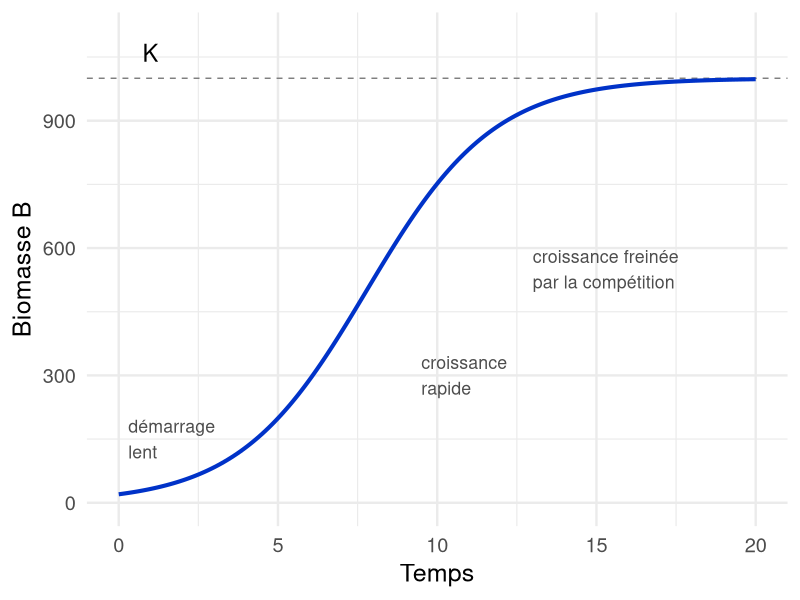
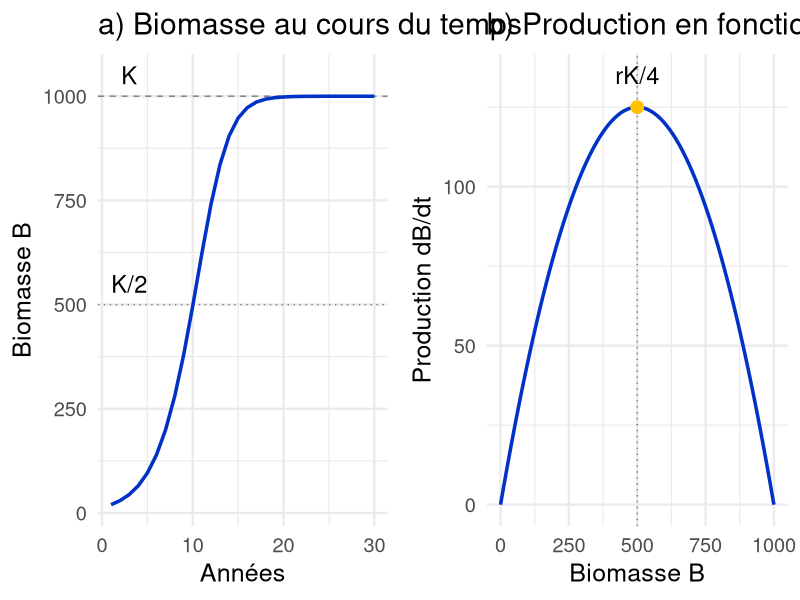
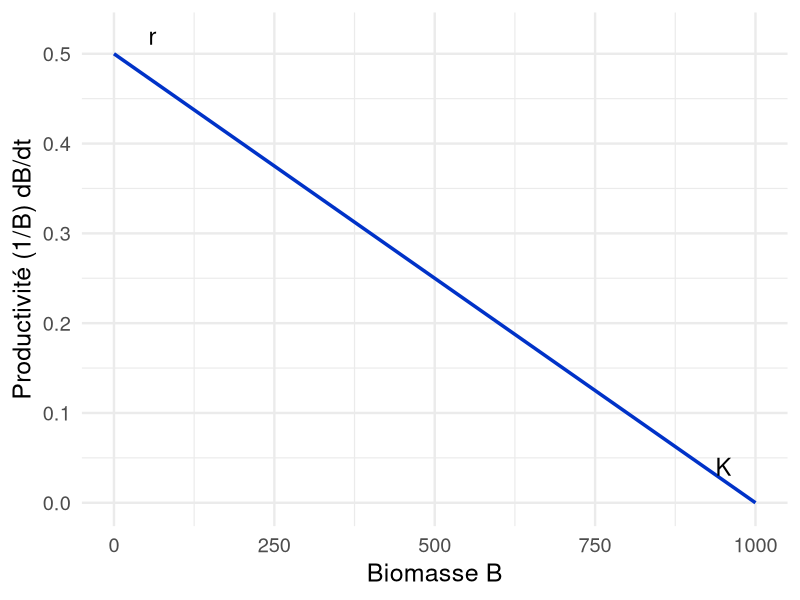
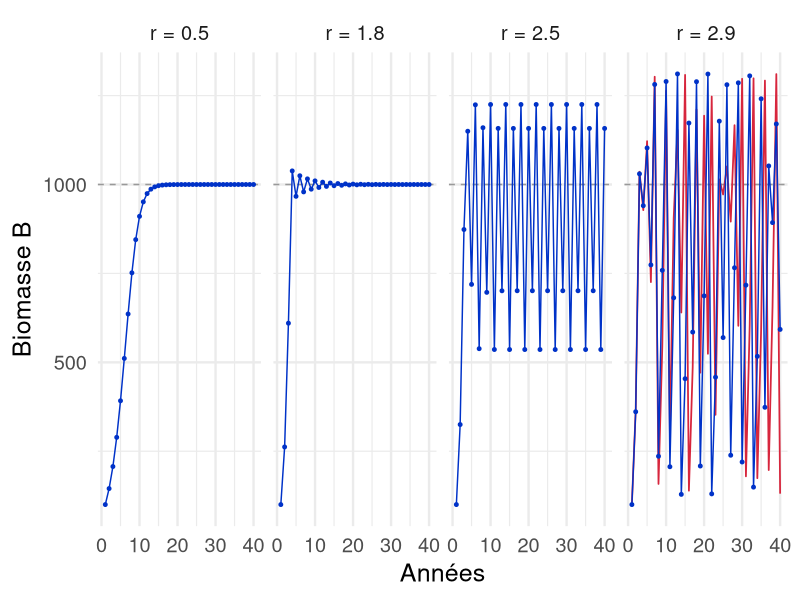
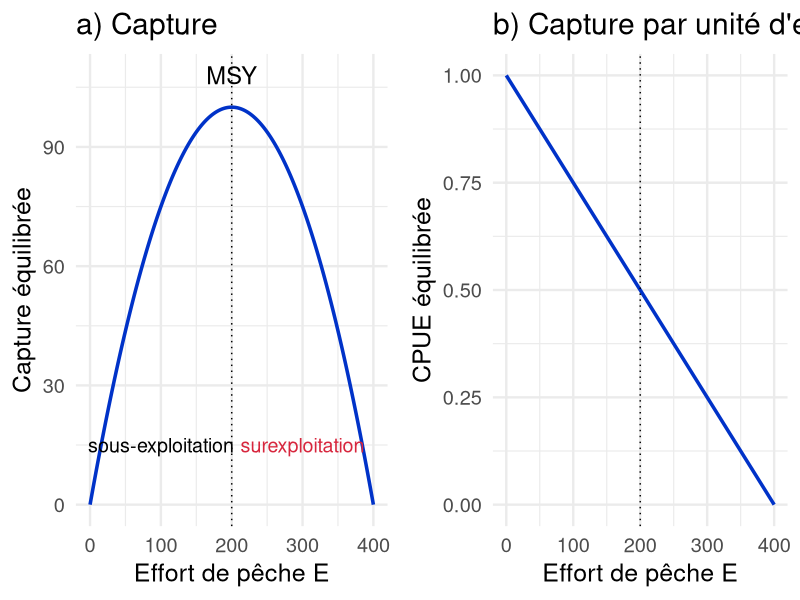
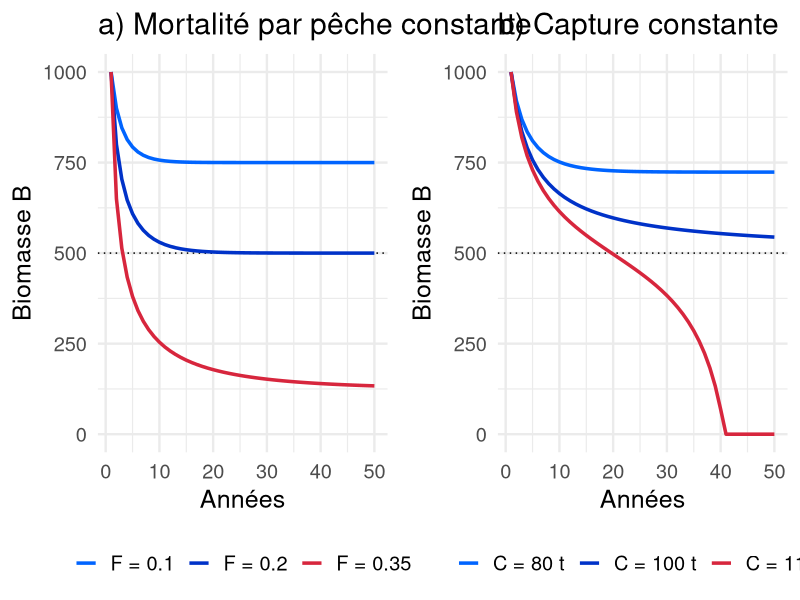
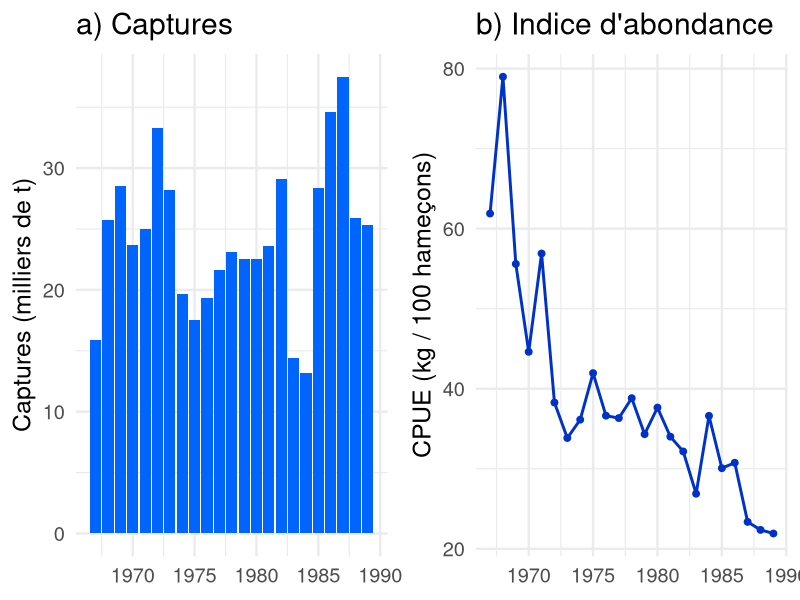
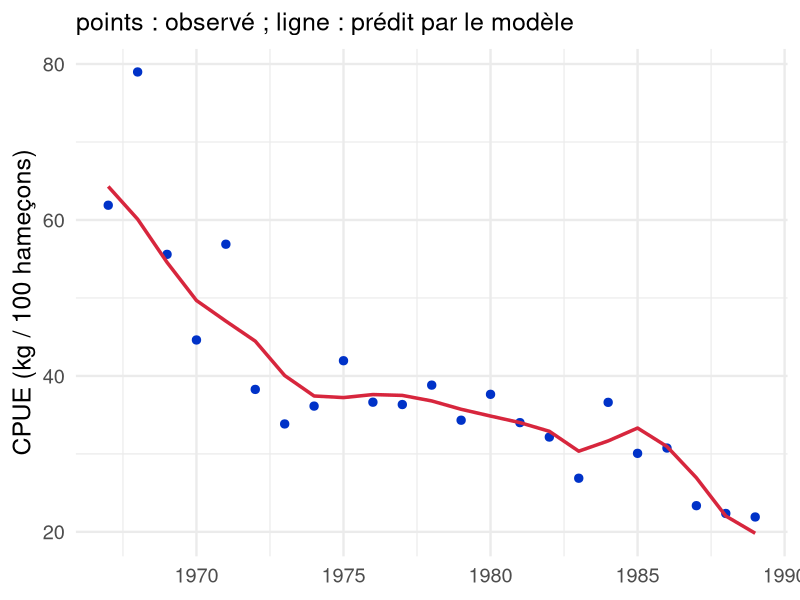

Reproduce these figures in R, in order.
## ---- chunk 1
#| label: setup
library(ggplot2)

ifr_bleu_fonce <- "#0032C8"
ifr_bleu <- "#0064FF"
ifr_jaune <- "#FFC000"
ifr_rouge <- "#D7263D"
theme_set(theme_minimal(base_size = 18))

# Simulation du modèle de Schaefer discret, à capture constante (C)
# ou à mortalité par pêche constante (F)
schaefer_sim <- function(r, K, B0, C = 0, F = NULL, n = 50) {
  B <- numeric(n)
  B[1] <- B0
  for (t in 1:(n - 1)) {
    Y <- if (is.null(F)) C else F * B[t]
    B[t + 1] <- max(B[t] + r * B[t] * (1 - B[t] / K) - Y, 0)
  }
  data.frame(annee = 1:n, B = B)
}

# Germon de l'Atlantique Sud (Polacheck et al. 1993)
# captures en milliers de tonnes, CPUE en kg pour 100 hameçons
germon <- data.frame(
  annee = 1967:1989,
  capture = c(15.9, 25.7, 28.5, 23.7, 25.0, 33.3, 28.2, 19.7, 17.5, 19.3,
              21.6, 23.1, 22.5, 22.5, 23.6, 29.1, 14.4, 13.2, 28.4, 34.6,
              37.5, 25.9, 25.3),
  pue = c(61.89, 78.98, 55.59, 44.61, 56.89, 38.27, 33.84, 36.13, 41.95,
          36.63, 36.33, 38.82, 34.32, 37.64, 34.01, 32.16, 26.88, 36.61,
          30.07, 30.75, 23.36, 22.36, 21.91)
)

# Somme des carrés des résidus (en log) entre CPUE observée et prédite
# Hypothèse : le stock est vierge en 1967 (B1 = K)
sce_schaefer <- function(par, data, detail = FALSE) {
  r <- exp(par[1]); K <- exp(par[2]); q <- exp(par[3])
  n <- nrow(data)
  B <- numeric(n)
  B[1] <- K
  for (t in 1:(n - 1)) {
    B[t + 1] <- max(B[t] + r * B[t] * (1 - B[t] / K) - data$capture[t], 1e-3)
  }
  res <- log(data$pue) - log(q * B)
  if (detail) return(list(r = r, K = K, q = q, B = B, pue_pred = q * B))
  sum(res^2)
}
ajust <- optim(log(c(0.3, 250, 0.25)), sce_schaefer, data = germon,
               control = list(maxit = 5000))
ajust <- optim(ajust$par, sce_schaefer, data = germon, method = "BFGS")
fit <- sce_schaefer(ajust$par, germon, detail = TRUE)
msy <- fit$r * fit$K / 4
bmsy <- fit$K / 2
fmsy <- fit$r / 2
## ---- chunk 2
#| label: g-verhulst
#| fig-width: 6
#| fig-height: 4.2
# Solution exacte de l'équation logistique en temps continu
r0 <- 0.5; K0 <- 1000; B0 <- 20
verhulst <- data.frame(t = seq(0, 20, length.out = 200))
verhulst$B <- K0 / (1 + (K0 - B0) / B0 * exp(-r0 * verhulst$t))
ggplot(verhulst, aes(t, B)) +
  geom_hline(yintercept = K0, linetype = "dashed", colour = "grey50") +
  geom_line(colour = ifr_bleu_fonce, linewidth = 1.4) +
  annotate("text", x = 1, y = K0 * 1.06, label = "K", size = 6) +
  annotate("text", x = 13, y = K0 * 0.55, label = "croissance freinée\npar la compétition",
           size = 4.5, hjust = 0, colour = "grey30") +
  annotate("text", x = 9.5, y = K0 * 0.3, label = "croissance\nrapide",
           size = 4.5, hjust = 0, colour = "grey30") +
  annotate("text", x = 0.3, y = K0 * 0.15, label = "démarrage\nlent",
           size = 4.5, hjust = 0, colour = "grey30") +
  scale_y_continuous(limits = c(0, K0 * 1.1)) +
  labs(x = "Temps", y = "Biomasse B")
## ---- chunk 3
#| label: g-logistique
#| fig-width: 12
#| fig-height: 4.6
r0 <- 0.5; K0 <- 1000
traj <- schaefer_sim(r0, K0, 20, n = 30)
p1 <- ggplot(traj, aes(annee, B)) +
  geom_hline(yintercept = c(K0, K0 / 2), linetype = c("dashed", "dotted"), colour = "grey50") +
  geom_line(colour = ifr_bleu_fonce, linewidth = 1.2) +
  annotate("text", x = 3, y = K0 * 1.05, label = "K", size = 6) +
  annotate("text", x = 3, y = K0 / 2 * 1.1, label = "K/2", size = 6) +
  labs(x = "Années", y = "Biomasse B", title = "a) Biomasse au cours du temps")
prod <- data.frame(B = seq(0, K0, length.out = 200))
prod$P <- r0 * prod$B * (1 - prod$B / K0)
p2 <- ggplot(prod, aes(B, P)) +
  geom_line(colour = ifr_bleu_fonce, linewidth = 1.2) +
  geom_vline(xintercept = K0 / 2, linetype = "dotted", colour = "grey50") +
  annotate("point", x = K0 / 2, y = r0 * K0 / 4, size = 4, colour = ifr_jaune) +
  annotate("text", x = K0 / 2, y = r0 * K0 / 4 * 1.08, label = "rK/4", size = 6) +
  labs(x = "Biomasse B", y = "Production dB/dt", title = "b) Production en fonction de B")
grid::grid.newpage()
grid::pushViewport(grid::viewport(layout = grid::grid.layout(1, 2)))
print(p1, vp = grid::viewport(layout.pos.row = 1, layout.pos.col = 1))
print(p2, vp = grid::viewport(layout.pos.row = 1, layout.pos.col = 2))
## ---- chunk 4
#| label: g-productivite
#| fig-width: 6
#| fig-height: 4.8
prod$prodind <- r0 * (1 - prod$B / K0)
ggplot(prod, aes(B, prodind)) +
  geom_line(colour = ifr_bleu_fonce, linewidth = 1.2) +
  annotate("text", x = 60, y = r0 * 1.04, label = "r", size = 6) +
  annotate("text", x = K0 * 0.95, y = 0.04, label = "K", size = 6) +
  labs(x = "Biomasse B", y = "Productivité (1/B) dB/dt")
## ---- chunk 5
#| label: g-chaos
#| fig-width: 12
#| fig-height: 3.6
d_chaos <- do.call(rbind, lapply(c(0.5, 1.8, 2.5, 2.9), function(rr)
  cbind(schaefer_sim(rr, 1000, 100, n = 40), r = paste("r =", rr))))
# Sensibilité aux conditions initiales : même r = 2,9, départ à 101 au lieu de 100
d_proche <- cbind(schaefer_sim(2.9, 1000, 101, n = 40), r = "r = 2.9")
ggplot(d_chaos, aes(annee, B)) +
  geom_hline(yintercept = 1000, linetype = "dashed", colour = "grey60") +
  geom_line(data = d_proche, colour = ifr_rouge, linewidth = 0.6) +
  geom_line(colour = ifr_bleu_fonce) +
  geom_point(colour = ifr_bleu_fonce, size = 1) +
  facet_wrap(~ r, nrow = 1) +
  labs(x = "Années", y = "Biomasse B")
## ---- chunk 6
#| label: g-equilibre
#| fig-width: 12
#| fig-height: 4.8
r0 <- 0.4; K0 <- 1000; q0 <- 0.001
eq <- data.frame(E = seq(0, r0 / q0, length.out = 200))
eq$F <- q0 * eq$E
eq$B <- K0 * (1 - eq$F / r0)
eq$C <- eq$F * eq$B
eq$U <- q0 * eq$B
emsy <- r0 / (2 * q0)
p1 <- ggplot(eq, aes(E, C)) +
  geom_line(colour = ifr_bleu_fonce, linewidth = 1.2) +
  geom_vline(xintercept = emsy, linetype = "dotted") +
  annotate("text", x = emsy, y = r0 * K0 / 4 * 1.08, label = "MSY", size = 6) +
  annotate("text", x = emsy * 0.5, y = 15, label = "sous-exploitation", size = 5) +
  annotate("text", x = emsy * 1.5, y = 15, label = "surexploitation", size = 5, colour = ifr_rouge) +
  labs(x = "Effort de pêche E", y = "Capture équilibrée", title = "a) Capture")
p2 <- ggplot(eq, aes(E, U)) +
  geom_line(colour = ifr_bleu_fonce, linewidth = 1.2) +
  geom_vline(xintercept = emsy, linetype = "dotted") +
  labs(x = "Effort de pêche E", y = "CPUE équilibrée", title = "b) Capture par unité d'effort")
grid::grid.newpage()
grid::pushViewport(grid::viewport(layout = grid::grid.layout(1, 2)))
print(p1, vp = grid::viewport(layout.pos.row = 1, layout.pos.col = 1))
print(p2, vp = grid::viewport(layout.pos.row = 1, layout.pos.col = 2))
## ---- chunk 7
#| label: g-scenarios
#| fig-width: 12
#| fig-height: 4.6
r0 <- 0.4; K0 <- 1000
dF <- do.call(rbind, lapply(c(0.1, 0.2, 0.35), function(f)
  cbind(schaefer_sim(r0, K0, K0, F = f), scen = paste0("F = ", f))))
dC <- do.call(rbind, lapply(c(80, 100, 110), function(cc)
  cbind(schaefer_sim(r0, K0, K0, C = cc), scen = paste0("C = ", cc, " t"))))
dC$scen <- factor(dC$scen, levels = paste0("C = ", c(80, 100, 110), " t"))
p1 <- ggplot(dF, aes(annee, B, colour = scen)) +
  geom_hline(yintercept = K0 / 2, linetype = "dotted") +
  geom_line(linewidth = 1.2) +
  scale_colour_manual(values = c(ifr_bleu, ifr_bleu_fonce, ifr_rouge)) +
  ylim(0, K0) +
  labs(x = "Années", y = "Biomasse B", colour = NULL,
       title = "a) Mortalité par pêche constante") +
  theme(legend.position = "bottom")
p2 <- ggplot(dC, aes(annee, B, colour = scen)) +
  geom_hline(yintercept = K0 / 2, linetype = "dotted") +
  geom_line(linewidth = 1.2) +
  scale_colour_manual(values = c(ifr_bleu, ifr_bleu_fonce, ifr_rouge)) +
  ylim(0, K0) +
  labs(x = "Années", y = "Biomasse B", colour = NULL,
       title = "b) Capture constante") +
  theme(legend.position = "bottom")
grid::grid.newpage()
grid::pushViewport(grid::viewport(layout = grid::grid.layout(1, 2)))
print(p1, vp = grid::viewport(layout.pos.row = 1, layout.pos.col = 1))
print(p2, vp = grid::viewport(layout.pos.row = 1, layout.pos.col = 2))
## ---- chunk 8
#| label: g-germon-donnees
#| fig-width: 12
#| fig-height: 4.6
p1 <- ggplot(germon, aes(annee, capture)) +
  geom_col(fill = ifr_bleu) +
  labs(x = NULL, y = "Captures (milliers de t)", title = "a) Captures")
p2 <- ggplot(germon, aes(annee, pue)) +
  geom_line(colour = ifr_bleu_fonce, linewidth = 1) +
  geom_point(colour = ifr_bleu_fonce, size = 2) +
  labs(x = NULL, y = "CPUE (kg / 100 hameçons)", title = "b) Indice d'abondance")
grid::grid.newpage()
grid::pushViewport(grid::viewport(layout = grid::grid.layout(1, 2)))
print(p1, vp = grid::viewport(layout.pos.row = 1, layout.pos.col = 1))
print(p2, vp = grid::viewport(layout.pos.row = 1, layout.pos.col = 2))
## ---- chunk 9
#| label: g-germon-ajust
#| fig-width: 7
#| fig-height: 5
res <- data.frame(annee = germon$annee, obs = germon$pue, pred = fit$pue_pred)
ggplot(res, aes(annee)) +
  geom_point(aes(y = obs), colour = ifr_bleu_fonce, size = 2.5) +
  geom_line(aes(y = pred), colour = ifr_rouge, linewidth = 1.2) +
  labs(x = NULL, y = "CPUE (kg / 100 hameçons)",
       subtitle = "points : observé ; ligne : prédit par le modèle")
## ---- chunk 10
#| label: tab-germon
tab <- data.frame(
  Paramètre = c("r", "K (kt)", "q", "MSY (kt)", "B[MSY] (kt)", "F[MSY]"),
  Estimation = as.character(c(round(fit$r, 2), round(fit$K), signif(fit$q, 2),
                 round(msy, 1), round(bmsy), round(fmsy, 2)))
)
tab$Paramètre <- c("r", "K (kt)", "q", "MSY (kt)", "B~MSY~ (kt)", "F~MSY~")
knitr::kable(tab)
## ---- chunk 11
#| label: g-kobe-schema
#| fig-width: 6.4
#| fig-height: 5.2
ggplot() +
  annotate("rect", xmin = 0, xmax = 1, ymin = 1, ymax = 2, fill = ifr_rouge, alpha = 0.25) +
  annotate("rect", xmin = 1, xmax = 2, ymin = 0, ymax = 1, fill = "forestgreen", alpha = 0.25) +
  annotate("rect", xmin = 0, xmax = 1, ymin = 0, ymax = 1, fill = ifr_jaune, alpha = 0.25) +
  annotate("rect", xmin = 1, xmax = 2, ymin = 1, ymax = 2, fill = ifr_jaune, alpha = 0.25) +
  geom_vline(xintercept = 1) + geom_hline(yintercept = 1) +
  annotate("text", x = 0.5, y = 1.5, size = 5,
           label = "surpêché\net surexploité") +
  annotate("text", x = 1.5, y = 0.5, size = 5,
           label = "bon état,\npêche durable") +
  annotate("text", x = 0.5, y = 0.5, size = 5,
           label = "surpêché,\nen reconstitution") +
  annotate("text", x = 1.5, y = 1.5, size = 5,
           label = "surexploité,\nva diminuer") +
  scale_x_continuous(breaks = c(0, 1, 2), expand = c(0, 0)) +
  scale_y_continuous(breaks = c(0, 1, 2), expand = c(0, 0)) +
  labs(x = expression(B / B[MSY]), y = expression(F / F[MSY]))
## ---- chunk 12
#| label: g-kobe
#| fig-width: 7
#| fig-height: 5.2
kobe <- data.frame(annee = germon$annee,
                   BB = fit$B / bmsy,
                   FF = (germon$capture / fit$B) / fmsy)
ggplot(kobe, aes(BB, FF)) +
  annotate("rect", xmin = 0, xmax = 1, ymin = 1, ymax = Inf, fill = ifr_rouge, alpha = 0.25) +
  annotate("rect", xmin = 1, xmax = Inf, ymin = 0, ymax = 1, fill = "forestgreen", alpha = 0.25) +
  annotate("rect", xmin = 0, xmax = 1, ymin = 0, ymax = 1, fill = ifr_jaune, alpha = 0.25) +
  annotate("rect", xmin = 1, xmax = Inf, ymin = 1, ymax = Inf, fill = ifr_jaune, alpha = 0.25) +
  geom_path(colour = "grey30") +
  geom_point(colour = ifr_bleu_fonce, size = 2.5) +
  geom_vline(xintercept = 1) + geom_hline(yintercept = 1) +
  geom_label(data = kobe[c(1, nrow(kobe)), ], aes(label = annee),
             nudge_y = 0.18, size = 5) +
  labs(x = expression(B / B[MSY]), y = expression(F / F[MSY]))
## ---- chunk 13
#| label: g-formes
#| fig-width: 7
#| fig-height: 5
K0 <- 1000
B <- seq(1, K0, length.out = 300)
pt <- function(B, r, K, m) r / (m - 1) * B * (1 - (B / K)^(m - 1))
formes <- rbind(
  data.frame(B = B, P = 0.4 * B * (1 - B / K0), modele = "Schaefer (m = 2)"),
  data.frame(B = B, P = 0.4 * B * (1 - log(B) / log(K0)) * log(K0) / exp(1) / 2.5,
             modele = "Fox (m → 1)"),
  data.frame(B = B, P = pt(B, 0.4, K0, 4) * 0.55, modele = "Pella-Tomlinson (m = 4)")
)
ggplot(formes, aes(B / K0, P, colour = modele)) +
  geom_line(linewidth = 1.2) +
  scale_colour_manual(values = c(ifr_rouge, ifr_jaune, ifr_bleu_fonce)) +
  labs(x = "B / K", y = "Production (unité arbitraire)", colour = NULL) +
  theme(legend.position = "bottom", legend.direction = "vertical")
